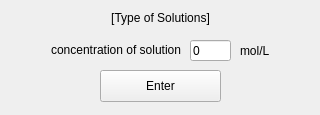
<?xml version="1.0" encoding="UTF-8"?>
<ui version="4.0">
 <class>Form</class>
 <widget class="QWidget" name="Form">
  <property name="geometry">
   <rect>
    <x>0</x>
    <y>0</y>
    <width>320</width>
    <height>115</height>
   </rect>
  </property>
  <property name="windowTitle">
   <string>Enter Strong Titrant</string>
  </property>
  <widget class="QLabel" name="solutionType">
   <property name="geometry">
    <rect>
     <x>20</x>
     <y>10</y>
     <width>281</width>
     <height>16</height>
    </rect>
   </property>
   <property name="text">
    <string>[Type of Solutions]</string>
   </property>
   <property name="alignment">
    <set>Qt::AlignCenter</set>
   </property>
  </widget>
  <widget class="QPushButton" name="enterButton">
   <property name="geometry">
    <rect>
     <x>100</x>
     <y>70</y>
     <width>121</width>
     <height>32</height>
    </rect>
   </property>
   <property name="text">
    <string>Enter</string>
   </property>
  </widget>
  <widget class="QLineEdit" name="concentration">
   <property name="geometry">
    <rect>
     <x>190</x>
     <y>40</y>
     <width>41</width>
     <height>21</height>
    </rect>
   </property>
   <property name="text">
    <string>0</string>
   </property>
  </widget>
  <widget class="QLabel" name="label_6">
   <property name="geometry">
    <rect>
     <x>240</x>
     <y>40</y>
     <width>41</width>
     <height>21</height>
    </rect>
   </property>
   <property name="text">
    <string>mol/L</string>
   </property>
   <property name="alignment">
    <set>Qt::AlignLeading|Qt::AlignLeft|Qt::AlignVCenter</set>
   </property>
  </widget>
  <widget class="QLabel" name="label_7">
   <property name="geometry">
    <rect>
     <x>30</x>
     <y>40</y>
     <width>151</width>
     <height>20</height>
    </rect>
   </property>
   <property name="text">
    <string>concentration of solution</string>
   </property>
   <property name="alignment">
    <set>Qt::AlignRight|Qt::AlignTrailing|Qt::AlignVCenter</set>
   </property>
  </widget>
 </widget>
 <resources/>
 <connections/>
</ui>
